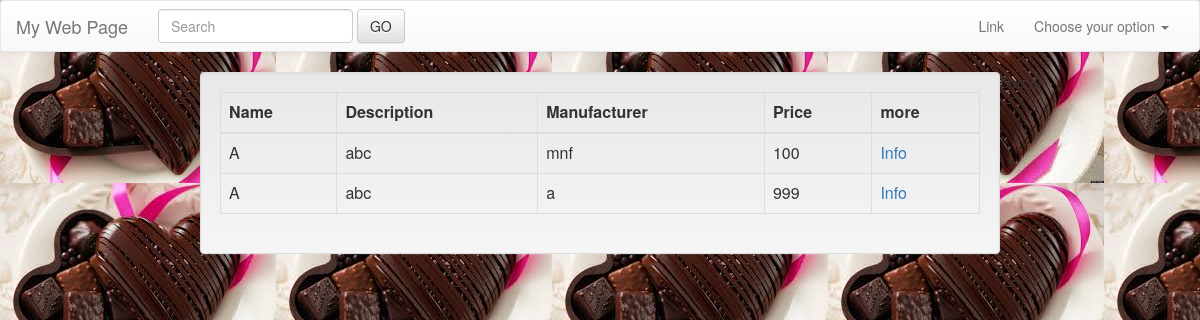
/, run on an earlier commit of the app's database.
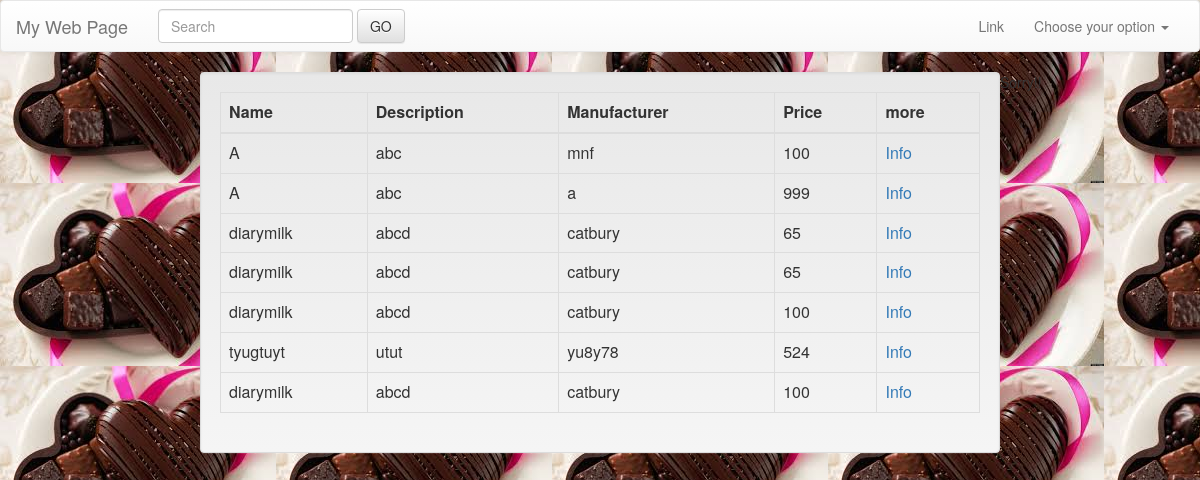
And on a later commit of the database.
### registration/models.py (models this page shows)
class Chocolate(models.Model):
    id = models.AutoField(primary_key=True)
    name = models.CharField(_('Chocolate Name'),max_length=100,blank=True )
    discription = models.CharField(_('Chocolate Description'),max_length=1000,blank=True )
    manufacturer = models.CharField(_('Chocolate Manufacturer'),max_length=100,blank=True )
    price = models.IntegerField(_('Chocolate Price'),
                                 validators=[MaxValueValidator(1000), MinValueValidator(0)],
                                 help_text=_('4 digits maximum'), blank=True, null=True)

### registration/views.py (the view)
# urls.py: 2. Add a URL to urlpatterns:  url(r'^$', Home.as_view(), name='home')
class Home(ListView):
    template_name="index.html"
    def get_queryset(self):
        return Chocolate.objects.all()

### registration/templates/index.html (shortened to what this page needs)
{%  extends "base.html" %}
{% load staticfiles %}
{% block body %}
<html>
<body background="{% static 'images.jpeg' %}">
<div class="col-md-8 col-md-offset-2 well">
<table class="table table-hover table-bordered table-responsive">
    <thead>
    <tr>
        <th>
            Name
        </th>
        <th>
            Description
        </th>
        <th>
            Manufacturer
        </th>
        <th>
            Price
        </th>
        <th>
            more
        </th>
    </tr>
    </thead>
    <tbody>
    {% for item in object_list %}
        <tr>
            <td> {{ item.name }} </td>
            <td> {{ item.discription }}</td>
            <td> {{ item.manufacturer }}</td>
            <td> {{ item.price }}</td>
             <td> <a href="{% url 'chocolate_info' item.id %}">Info</a> </td>
        </tr>
    {% endfor %}
    </tbody>
</table>
</div>
 {% if request.user.is_anonymous %}
    Sorry!!
{% else %}
    <div class="col-md-6 col-offset-5 " style="padding-top:10%">
    <a href="{%  url 'add_chocolate' %}">
    <button class="btn btn-primary">Add a choclate</button></a>
    </div>
{% endif %}
{% endblock body %}

### registration/templates/base.html (shortened to what this page needs)
{% load staticfiles %}
<html>
    <head>
    <link rel="stylesheet" href="{%  static 'css/bootstrap.min.css' %} ">
    <link rel="stylesheet" href="{%  static 'css/bootstrap-theme.min.css' %}">
</head>
    <body>
    {% include "navbar.html" %}
    {% block body %}
    {% endblock body %}
    </body>
</html>

### registration/templates/navbar.html (shortened to what this page needs)
<html>
<nav class="navbar navbar-default">
    <div class="container-fluid">
        <div class="navbar-header">
            <a class="navbar-brand" href="#">My Web Page</a>
        </div>
        <div class="collapse navbar-collapse" id="bs-example-navbar-collapse-1">
            <form class="navbar-form navbar-left" role="search">
                <div class="form-group">
                    <input type="text" class="form-control" placeholder="Search">
                </div>
                <button type="submit" class="btn btn-default">GO</button>
            </form>
            <ul class="nav navbar-nav navbar-right">
                <li><a href="#">Link</a></li>
                <li class="dropdown">
                    <a href="#" class="dropdown-toggle" data-toggle="dropdown" role="button" aria-haspopup="true" aria-expanded="false">Choose your option <span class="caret"></span></a>
                </li>
            </ul>
        </div>
    </div>
</nav>
</html>

What changed in the data, as far as the page shows it:
added Chocolate: name "diarymilk", discription "abcd", manufacturer "catbury", price "65"
added Chocolate: name "diarymilk", discription "abcd", manufacturer "catbury", price "65"
added Chocolate: name "diarymilk", discription "abcd", manufacturer "catbury", price "100"
added Chocolate: name "tyugtuyt", discription "utut", manufacturer "yu8y78", price "524"
added Chocolate: name "diarymilk", discription "abcd", manufacturer "catbury", price "100"
